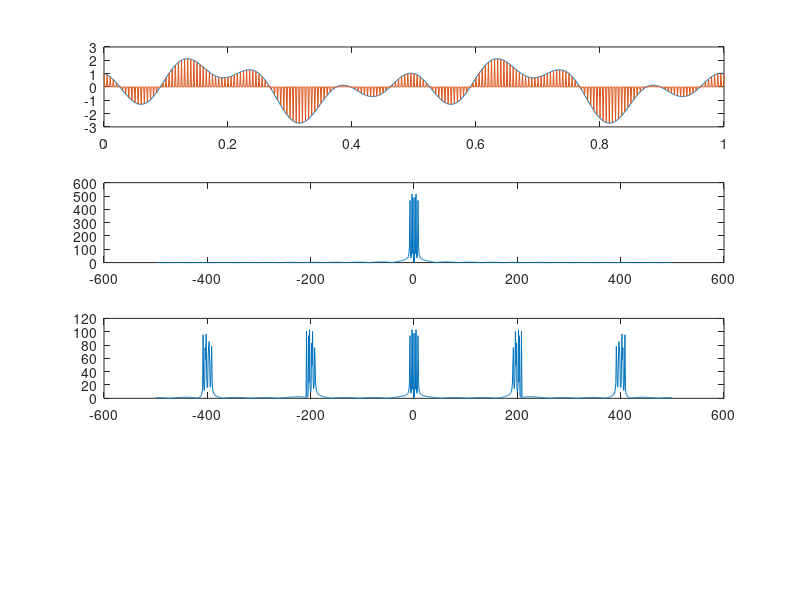

The MATLAB source for this figure: (Note: this script raises an error after producing the figure.)
clc
clear all;
t=0:0.001:1;
td=0.001;
x = sin(4*pi*t)+cos(16*pi*t)-sin(8*pi*t);
subplot(4,1,1);
plot(t,x);
nfft = 1024;
f = (-nfft/2 : nfft/2 -1)*(1/(nfft*td));
X = fftshift(fft(x,nfft));
subplot(4,1,2);
plot(f,abs(X));
x1=downsample(x,5);
% plot(f,abs(x1));
x2=upsample(x1,5);
subplot(4,1,1);
plot(t,x);
hold on
plot(t,x2(1:length(x)));
subplot(4,1,3);
X2 = fftshift(fft(x2,nfft));
plot(f,abs(X2));

V = zeros(1,nfft);
V(nfft/2 -30 : nfft/2 + 30) = 1;
X_hyat = 5*V.*X2;
x_hyat = ifft(X_hyat,nfft,'nonsymmetric');
%x_hyat = real(ifft(fftshift(X_hyat,nfft)));
subplot(4,1,4);
plot(t,x_hyat(1:1001));